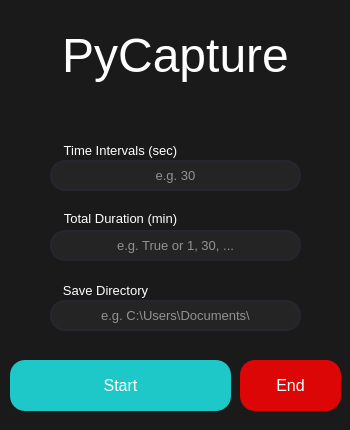
<?xml version="1.0" encoding="UTF-8"?>
<ui version="4.0">
 <class>MainWindow</class>
 <widget class="QMainWindow" name="MainWindow">
  <property name="geometry">
   <rect>
    <x>0</x>
    <y>0</y>
    <width>350</width>
    <height>430</height>
   </rect>
  </property>
  <property name="windowTitle">
   <string>PyCapture</string>
  </property>
  <property name="windowIcon">
   <iconset>
    <normaloff>assets/icon.png</normaloff>assets/icon.png</iconset>
  </property>
  <property name="styleSheet">
   <string notr="true">background-color: rgb(26, 26, 26)</string>
  </property>
  <widget class="QWidget" name="centralwidget">
   <widget class="QLineEdit" name="input1">
    <property name="geometry">
     <rect>
      <x>50</x>
      <y>160</y>
      <width>251</width>
      <height>31</height>
     </rect>
    </property>
    <property name="font">
     <font>
      <pointsize>10</pointsize>
     </font>
    </property>
    <property name="styleSheet">
     <string notr="true">QLineEdit{
	border: 2px solid rgb(38, 38, 48);
	border-radius: 15px;
	color: #FFF;
	background-color: rgb(36, 36, 36)
}

QLineEdit:hover{
	border: 2px solid rgb(48, 50, 62)
}

QLineEdit:focus{
	border: 2px solid rgb(35, 218, 233);
	background-color: rgb(47, 47, 47)
}</string>
    </property>
    <property name="alignment">
     <set>Qt::AlignCenter</set>
    </property>
    <property name="placeholderText">
     <string>e.g. 30</string>
    </property>
   </widget>
   <widget class="QLineEdit" name="input2">
    <property name="geometry">
     <rect>
      <x>50</x>
      <y>230</y>
      <width>251</width>
      <height>31</height>
     </rect>
    </property>
    <property name="font">
     <font>
      <pointsize>10</pointsize>
     </font>
    </property>
    <property name="styleSheet">
     <string notr="true">QLineEdit{
	border: 2px solid rgb(38, 38, 48);
	border-radius: 15px;
	color: #FFF;
	background-color: rgb(36, 36, 36)
}

QLineEdit:hover{
	border: 2px solid rgb(48, 50, 62)
}

QLineEdit:focus{
	border: 2px solid rgb(35, 218, 233);
	background-color: rgb(47, 47, 47)
}</string>
    </property>
    <property name="alignment">
     <set>Qt::AlignCenter</set>
    </property>
    <property name="placeholderText">
     <string>e.g. True or 1, 30, ...</string>
    </property>
   </widget>
   <widget class="QPushButton" name="button1">
    <property name="geometry">
     <rect>
      <x>10</x>
      <y>360</y>
      <width>221</width>
      <height>51</height>
     </rect>
    </property>
    <property name="font">
     <font>
      <pointsize>12</pointsize>
      <weight>50</weight>
      <bold>false</bold>
     </font>
    </property>
    <property name="styleSheet">
     <string notr="true">QPushButton{
	border-radius: 15px;
	background-color: rgb(30, 200, 200);
	color: rgb(255, 255, 255)
}

QPushButton:hover{
	background-color: rgb(26, 179, 170)
}</string>
    </property>
    <property name="text">
     <string>Start</string>
    </property>
   </widget>
   <widget class="QPushButton" name="button2">
    <property name="geometry">
     <rect>
      <x>240</x>
      <y>360</y>
      <width>101</width>
      <height>51</height>
     </rect>
    </property>
    <property name="font">
     <font>
      <pointsize>12</pointsize>
      <weight>50</weight>
      <bold>false</bold>
     </font>
    </property>
    <property name="styleSheet">
     <string notr="true">QPushButton{
	border-radius: 15px;
	background-color:rgb(221, 6, 6);
	color: rgb(255, 255, 255)
}

QPushButton:hover{
	background-color: rgb(193, 0, 0)
}</string>
    </property>
    <property name="text">
     <string>End</string>
    </property>
   </widget>
   <widget class="QLineEdit" name="input3">
    <property name="geometry">
     <rect>
      <x>50</x>
      <y>300</y>
      <width>251</width>
      <height>31</height>
     </rect>
    </property>
    <property name="font">
     <font>
      <pointsize>10</pointsize>
     </font>
    </property>
    <property name="styleSheet">
     <string notr="true">QLineEdit{
	border: 2px solid rgb(38, 38, 48);
	border-radius: 15px;
	color: #FFF;
	background-color: rgb(36, 36, 36)
}

QLineEdit:hover{
	border: 2px solid rgb(48, 50, 62)
}

QLineEdit:focus{
	border: 2px solid rgb(35, 218, 233);
	background-color: rgb(47, 47, 47)
}</string>
    </property>
    <property name="alignment">
     <set>Qt::AlignCenter</set>
    </property>
    <property name="placeholderText">
     <string>e.g. C:\Users\Documents\</string>
    </property>
   </widget>
   <widget class="QLabel" name="title">
    <property name="geometry">
     <rect>
      <x>30</x>
      <y>20</y>
      <width>291</width>
      <height>71</height>
     </rect>
    </property>
    <property name="font">
     <font>
      <pointsize>36</pointsize>
     </font>
    </property>
    <property name="styleSheet">
     <string notr="true">color: rgb(255, 255, 255)</string>
    </property>
    <property name="text">
     <string>PyCapture</string>
    </property>
    <property name="alignment">
     <set>Qt::AlignCenter</set>
    </property>
   </widget>
   <widget class="QLabel" name="heading1">
    <property name="geometry">
     <rect>
      <x>60</x>
      <y>140</y>
      <width>121</width>
      <height>20</height>
     </rect>
    </property>
    <property name="font">
     <font>
      <pointsize>10</pointsize>
     </font>
    </property>
    <property name="styleSheet">
     <string notr="true">color: rgb(255, 255, 255)</string>
    </property>
    <property name="text">
     <string>Time Intervals (sec)</string>
    </property>
    <property name="alignment">
     <set>Qt::AlignCenter</set>
    </property>
   </widget>
   <widget class="QLabel" name="heading2">
    <property name="geometry">
     <rect>
      <x>60</x>
      <y>210</y>
      <width>121</width>
      <height>16</height>
     </rect>
    </property>
    <property name="font">
     <font>
      <pointsize>10</pointsize>
     </font>
    </property>
    <property name="styleSheet">
     <string notr="true">color: rgb(255, 255, 255)</string>
    </property>
    <property name="text">
     <string>Total Duration (min)</string>
    </property>
    <property name="alignment">
     <set>Qt::AlignCenter</set>
    </property>
   </widget>
   <widget class="QLabel" name="heading3">
    <property name="geometry">
     <rect>
      <x>60</x>
      <y>280</y>
      <width>91</width>
      <height>20</height>
     </rect>
    </property>
    <property name="font">
     <font>
      <pointsize>10</pointsize>
     </font>
    </property>
    <property name="styleSheet">
     <string notr="true">color: rgb(255, 255, 255)</string>
    </property>
    <property name="text">
     <string>Save Directory</string>
    </property>
    <property name="alignment">
     <set>Qt::AlignCenter</set>
    </property>
   </widget>
  </widget>
 </widget>
 <resources/>
 <connections/>
</ui>
